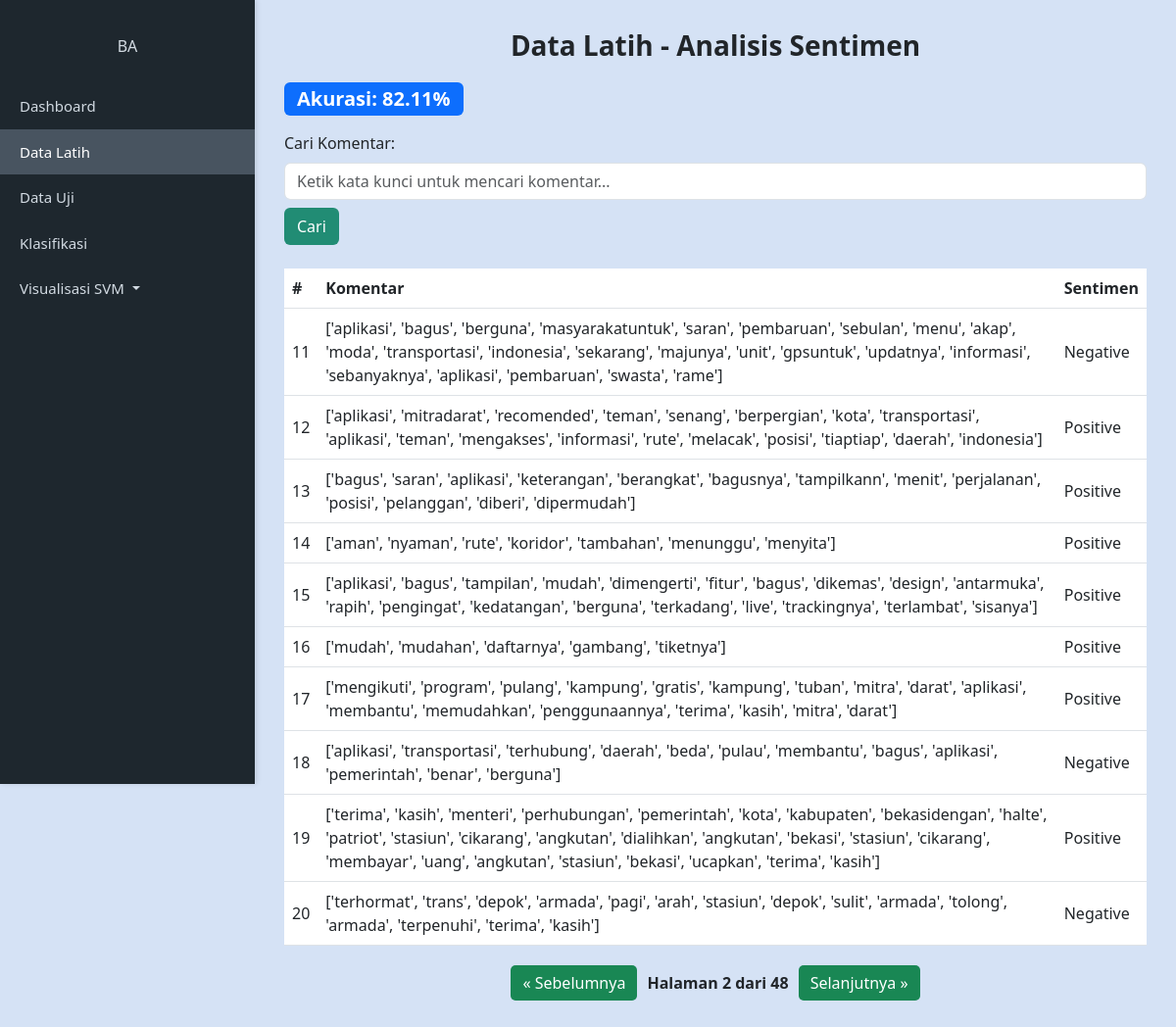
Screenshot of /?page=2 with the database file from the repository.
### tables this page shows
CREATE TABLE "komentar" (
"komentar" TEXT,
  "sentimen" TEXT
);

### main.py (the view)
@app.route('/', methods=['GET'])
def index():
    search_query = request.args.get('search', default="", type=str)
    page = request.args.get('page', default=1, type=int)
    per_page = 10
    offset = (page - 1) * per_page
    conn = sqlite3.connect('DatabaseKAI.db')
    conn.row_factory = sqlite3.Row
    cursor = conn.cursor()
    cursor.execute("SELECT COUNT(*) FROM komentar WHERE komentar LIKE ?", ('%' + search_query + '%',))
    total_rows = cursor.fetchone()[0]
    total_pages = math.ceil(total_rows / per_page)
    cursor.execute("SELECT * FROM komentar WHERE komentar LIKE ? LIMIT ? OFFSET ?", ('%' + search_query + '%', per_page, offset))
    rows = cursor.fetchall()
    highlighted_rows = []
    for row in rows:
        komentar = row["komentar"]
        if search_query:
            pattern = re.compile(re.escape(search_query), re.IGNORECASE)
            komentar = pattern.sub(lambda m: f"<mark>{m.group(0)}</mark>", komentar)
        highlighted_rows.append({
            "komentar": Markup(komentar),
            "sentimen": row["sentimen"]
        })
    with open('./static/akurasi.txt', 'r') as f:
        akurasi_nilai = float(f.read())
    cursor.execute("SELECT COUNT(*) FROM komentar WHERE sentimen='Positif'")
    positif_count = cursor.fetchone()[0]
    cursor.execute("SELECT COUNT(*) FROM komentar WHERE sentimen='Negatif'")
    negatif_count = cursor.fetchone()[0]
    total_count = positif_count + negatif_count
    positif_percent = (positif_count / total_count) * 100 if total_count > 0 else 0
    negatif_percent = (negatif_count / total_count) * 100 if total_count > 0 else 0
    conn.close()
    return render_template('index.html',
                           tabel=highlighted_rows,
                           current_page=page,
                           total_pages=total_pages,
                           search_query=search_query,
                           akurasi=round(akurasi_nilai, 2),
                           positif_percent=round(positif_percent, 2),
                           negatif_percent=round(negatif_percent, 2)
                           )

### templates/index.html (shortened to what this page needs)
    <!DOCTYPE html>
    <html lang="id">
    <head>
        <link href="https://cdn.jsdelivr.net/npm/bootstrap@5.3.0/dist/css/bootstrap.min.css" rel="stylesheet">
        <link rel="stylesheet" type="text/css" href="{{ url_for('static', filename='styles.css') }}">
    </head>
    <body>
        <div class="sidebar">
            <div class="profile">
                <h6 class="mt-2">BA</h6>
            </div>
            <a href="#" class="nav-link">Dashboard</a>
            <a href="#" class="nav-link active">Data Latih</a>
            <a href="#" class="nav-link">Data Uji</a>
            <a href="#" class="nav-link">Klasifikasi</a>
            <a class="nav-link dropdown-toggle" href="#" id="visualisasiDropdown" role="button" data-bs-toggle="dropdown" aria-expanded="false">
                Visualisasi SVM
            </a>
        </div>
        <div class="main-content">
            <h3 class="header-title">Data Latih - Analisis Sentimen</h3>
            <div class="d-flex justify-content-between align-items-center mb-3">
                <div class="badge bg-primary fs-5">Akurasi: {{ akurasi }}%</div>
            </div>
            <div class="mb-4">
                <label for="searchInput" class="form-label">Cari Komentar:</label>
                <form action="{{ url_for('index') }}" method="get">
                    <input type="text" id="searchInput" class="form-control" name="search" value="{{ search_query }}"
                        placeholder="Ketik kata kunci untuk mencari komentar..." />
                    <button class="btn btn-custom mt-2" type="submit">Cari</button>
                </form>
            </div>
            <table class="table">
                <thead>
                    <tr>
                        <th>#</th>
                        <th>Komentar</th>
                        <th>Sentimen</th>
                    </tr>
                </thead>
                <tbody>
                    {% for row in tabel %}
                    <tr>
                        <td>{{ loop.index + ((current_page - 1) * 10) }}</td>
                        <td>{{ row.komentar | safe }}</td>
                        <td>{{ row['sentimen'] }}</td>
                    </tr>
                    {% endfor %}
                </tbody>
            </table>
            <div class="pagination" style="margin-top: 20px;">
                {% if current_page > 1 %}
                <a href="{{ url_for('index', page=current_page-1) }}">&laquo; Sebelumnya</a>
                {% endif %}
                <span>Halaman {{ current_page }} dari {{ total_pages }}</span>
                {% if current_page < total_pages %} <a href="{{ url_for('index', page=current_page+1) }}">Selanjutnya
                    &raquo;</a>
                    {% endif %}
            </div>
        </div>
    </body>
    </html>

### static/styles.css (style rules this page uses)
body { margin: 0; font-family: 'Segoe UI', Tahoma, Geneva, Verdana, sans-serif; background-color: #d5e2f5; display: flex; }
.sidebar { width: 260px; background-color: #1e272e; color: #d2dae2; height: 100vh; position: fixed; box-shadow: 2px 0 5px rgba(0, 0, 0, 0.1); }
.sidebar .profile { text-align: center; padding: 30px 10px 20px; }
.sidebar .nav-link { color: #d2dae2; padding: 12px 20px; font-size: 15px; }
.sidebar .nav-link:hover, .sidebar .nav-link.active { background-color: #485460; color: #fff; }
.main-content { margin-left: 260px; padding: 30px; width: 100%; }
.header-title { font-weight: 600; margin-bottom: 20px; text-align: center; }
.btn-custom { background-color: #218c74; color: white; }
.table thead { background-color: #218c74; color: white; }
.table tbody tr td { vertical-align: middle; }
.pagination { display: flex; justify-content: center; align-items: center; gap: 10px; }
.pagination a { padding: 6px 12px; background-color: #198754; color: white; border-radius: 5px; text-decoration: none; }
.pagination span { font-weight: bold; }

### rows the page displays
komentar: komentar "['aplikasi', 'bagus', 'berguna', 'masyarakatuntuk', 'saran', 'pembaruan', 'sebulan', 'menu', 'akap', 'moda', 'transportasi', 'indonesia', 'sekarang', 'majunya', 'unit', 'gpsuntuk', 'updatnya', 'informasi', 'sebanyaknya', 'aplikasi', 'pembaruan', 'swasta', 'rame']", sentimen "Negative"
komentar: komentar "['aplikasi', 'mitradarat', 'recomended', 'teman', 'senang', 'berpergian', 'kota', 'transportasi', 'aplikasi', 'teman', 'mengakses', 'informasi', 'rute', 'melacak', 'posisi', 'tiaptiap', 'daerah', 'indonesia']", sentimen "Positive"
komentar: komentar "['bagus', 'saran', 'aplikasi', 'keterangan', 'berangkat', 'bagusnya', 'tampilkann', 'menit', 'perjalanan', 'posisi', 'pelanggan', 'diberi', 'dipermudah']", sentimen "Positive"
komentar: komentar "['aman', 'nyaman', 'rute', 'koridor', 'tambahan', 'menunggu', 'menyita']", sentimen "Positive"
komentar: komentar "['aplikasi', 'bagus', 'tampilan', 'mudah', 'dimengerti', 'fitur', 'bagus', 'dikemas', 'design', 'antarmuka', 'rapih', 'pengingat', 'kedatangan', 'berguna', 'terkadang', 'live', 'trackingnya', 'terlambat', 'sisanya']", sentimen "Positive"
komentar: komentar "['mudah', 'mudahan', 'daftarnya', 'gambang', 'tiketnya']", sentimen "Positive"
komentar: komentar "['mengikuti', 'program', 'pulang', 'kampung', 'gratis', 'kampung', 'tuban', 'mitra', 'darat', 'aplikasi', 'membantu', 'memudahkan', 'penggunaannya', 'terima', 'kasih', 'mitra', 'darat']", sentimen "Positive"
komentar: komentar "['aplikasi', 'transportasi', 'terhubung', 'daerah', 'beda', 'pulau', 'membantu', 'bagus', 'aplikasi', 'pemerintah', 'benar', 'berguna']", sentimen "Negative"
komentar: komentar "['terima', 'kasih', 'menteri', 'perhubungan', 'pemerintah', 'kota', 'kabupaten', 'bekasidengan', 'halte', 'patriot', 'stasiun', 'cikarang', 'angkutan', 'dialihkan', 'angkutan', 'bekasi', 'stasiun', 'cikarang', 'membayar', 'uang', 'angkutan', 'stasiun', 'bekasi', 'ucapkan', 'terima', 'kasih']", sentimen "Positive"
komentar: komentar "['terhormat', 'trans', 'depok', 'armada', 'pagi', 'arah', 'stasiun', 'depok', 'sulit', 'armada', 'tolong', 'armada', 'terpenuhi', 'terima', 'kasih']", sentimen "Negative"

### other values shown
{{ akurasi }} "82.11"
{{ current_page }} "2"
{{ total_pages }} "48"
